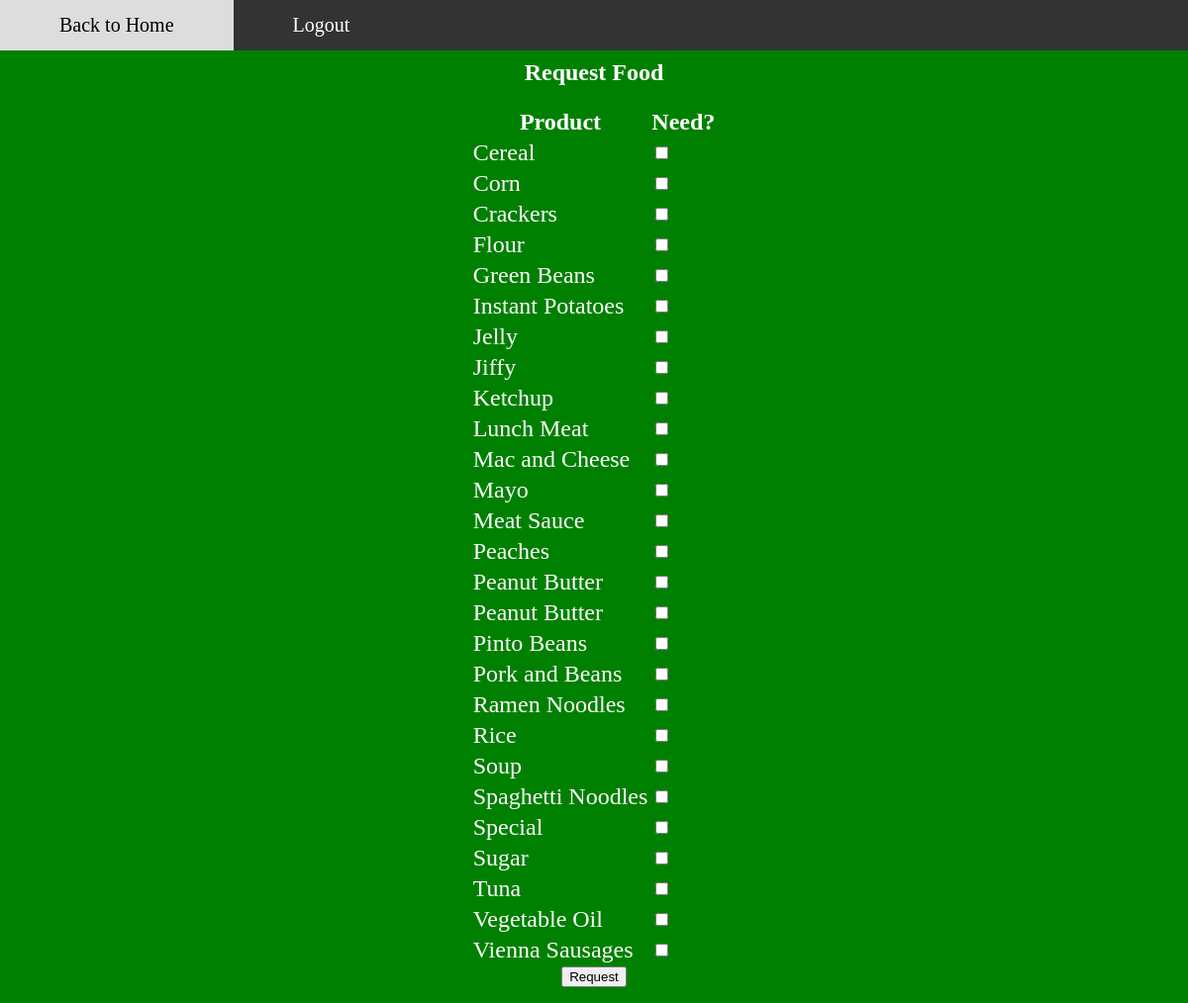
/foodrequest.php (signed in), run on the app's committed database.
### tables this page shows
CREATE TABLE `items` (
  `itemid` int(11) NOT NULL AUTO_INCREMENT,
  `description` varchar(50) NOT NULL,
  `qty` int(11) NOT NULL,
  `margin` int(11) NOT NULL,
  PRIMARY KEY (`itemid`)
);

### foodrequest.php (the view, shortened to what this page needs)
<?php
$mysqli = Database::dbConnect();
$mysqli -> setAttribute(PDO::ATTR_ERRMODE, PDO::ERRMODE_EXCEPTION);
$query = "select itemid,description,qty from items order by description asc";
$stmt = $mysqli -> prepare($query);
$stmt -> execute([]);
echo "<form method ='post'>";
?>
<div class="navbar">
<a href='externalpage.php'>Back to Home</a>
<a href='logout.php'>Logout</a>
</div>
<?php
echo "<center>";
echo "<h2><font color = 'white'>Request Food</font></h2>";
echo "<table>";
echo "<thead>";
echo "<tr><th><font color ='white' size = '+2'>Product</th><th><font color='white' size = '+2'>Need?</font></th></tr>";
echo "</thead>";
echo "<tbody>";
while($row = $stmt->fetch(PDO::FETCH_ASSOC)){
$value = $row['itemid'];
echo "<tr>";
echo "<td><font color ='white'; size ='+2'>".$row['description']."</font></td>";
echo "<td><input type = 'checkbox' name = $value></td>";
echo "</tr>";
}
echo "</tbody>";
echo "</table>";
?>
 <input type ='submit' name = 'submit' value = 'Request'>
</form>
<link rel="stylesheet" href="home2.css">

### home2.css (style rules this page uses)
.navbar { overflow: hidden; background-color: #333; position: fixed; top: 0; width: 100%; margin: auto; }
.navbar a { float: left; display: block; color: #ffff; text-align: center; padding: 14px 60px; text-decoration: none; font-size: 20px; }

### data on the page
items: description "Cereal"
items: description "Corn"
items: description "Crackers"
items: description "Flour"
items: description "Green Beans"
items: description "Instant Potatoes"
items: description "Jelly"
items: description "Jiffy"
items: description "Ketchup"
items: description "Lunch Meat"
items: description "Mac and Cheese"
items: description "Mayo"
items: description "Meat Sauce"
items: description "Peaches"
items: description "Peanut Butter"
items: description "Peanut Butter"
items: description "Pinto Beans"
items: description "Pork and Beans"
items: description "Ramen Noodles"
items: description "Rice"
items: description "Soup"
items: description "Spaghetti Noodles"
items: description "Special"
items: description "Sugar"
items: description "Tuna"
items: description "Vegetable Oil"
items: description "Vienna Sausages"
